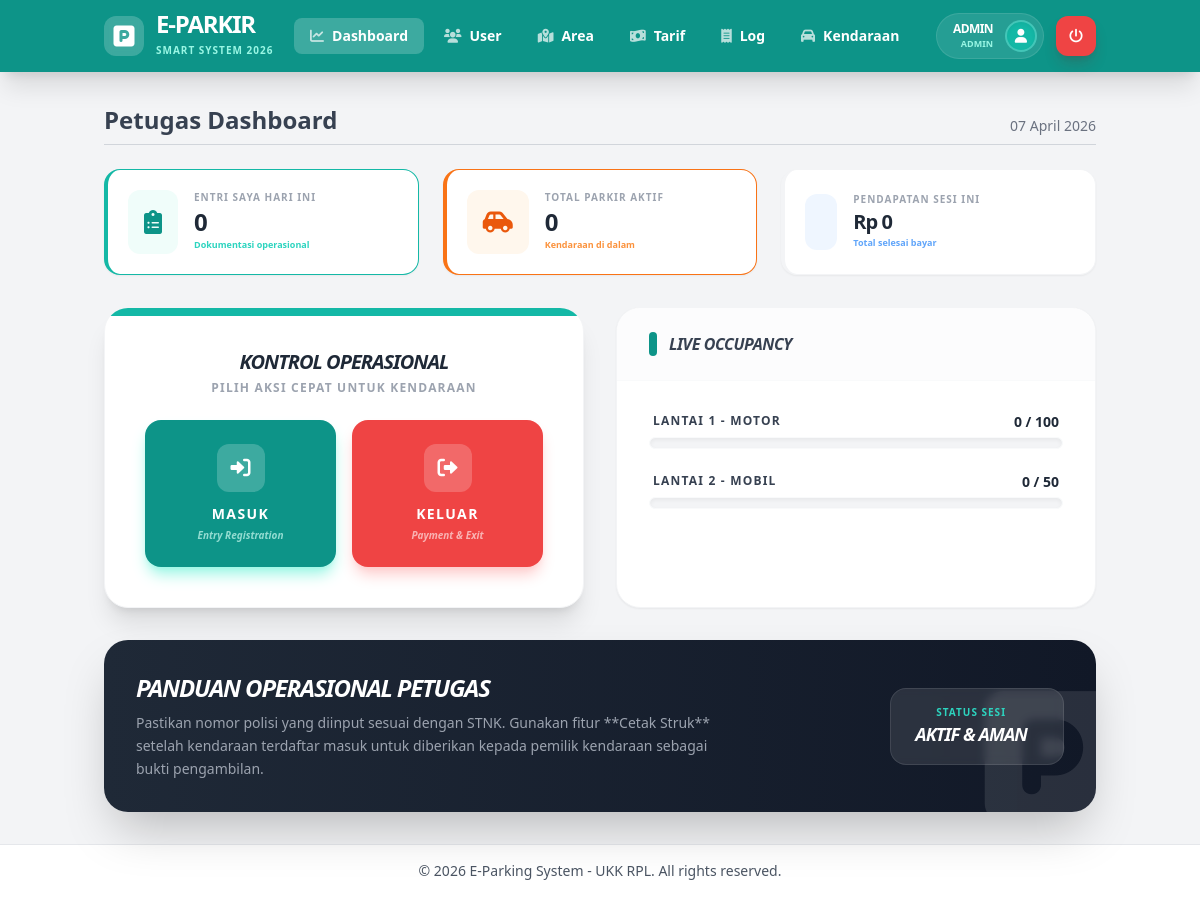
Page /pages/petugas/dashboard.php (signed in) on the earlier database version.
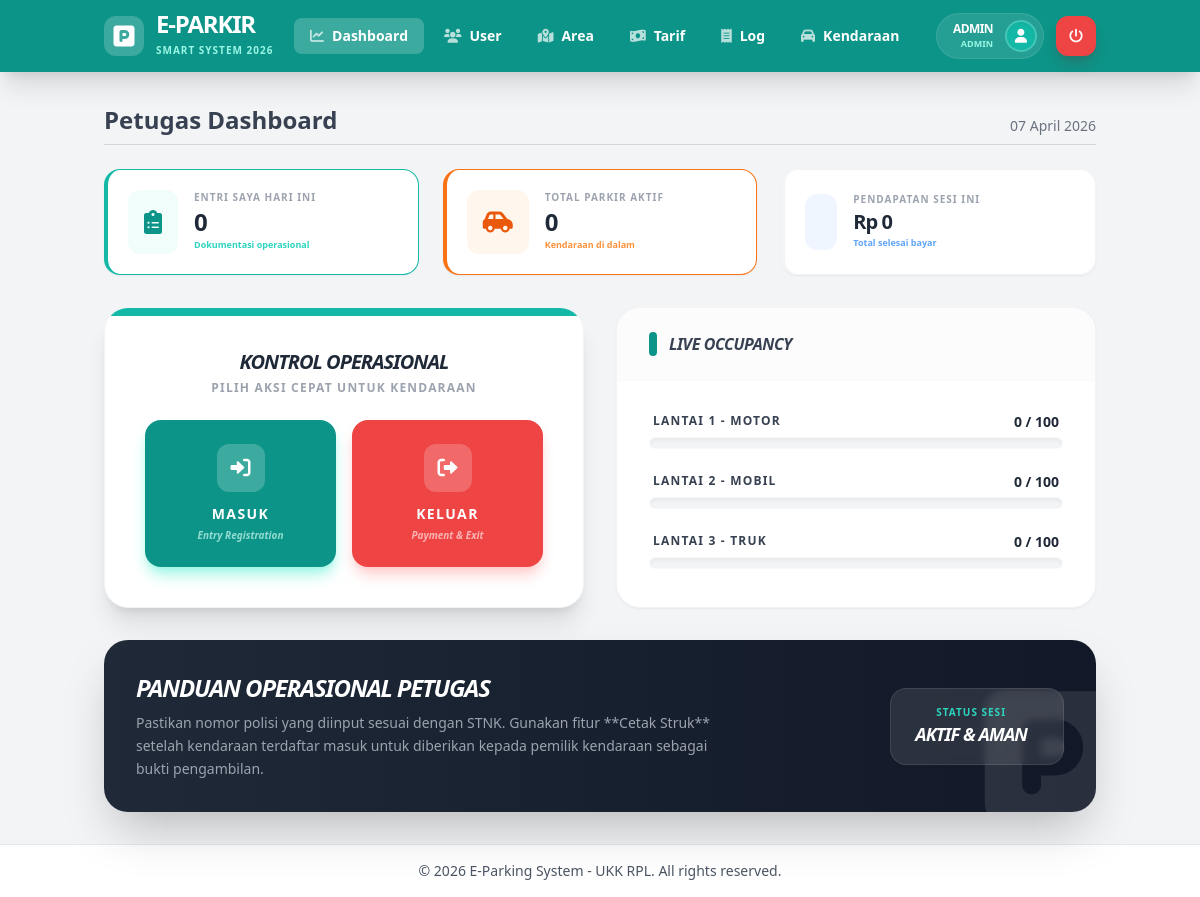
Same page on the later database version.
### tables this page shows
CREATE TABLE IF NOT EXISTS area_parkir (
    id_area INT AUTO_INCREMENT PRIMARY KEY,
    nama_area VARCHAR(50) NOT NULL,
    kapasitas INT NOT NULL,
    terisi INT DEFAULT 0
);

### pages/petugas/dashboard.php (the view, shortened to what the changed rows need)
<?php
require_once __DIR__ . '/../../config/db.php';
include __DIR__ . '/../../includes/header.php';
?>
<div class="grid grid-cols-1 lg:grid-cols-2 gap-8 mb-8">
    <div class="bg-white rounded-3xl shadow-sm border border-gray-100 overflow-hidden flex flex-col">
        <div class="p-8 space-y-6">
            <?php
            $q_areas = mysqli_query($conn, "SELECT * FROM area_parkir");
            while($area = mysqli_fetch_assoc($q_areas)):
            ?>
            <div>
                <div class="flex justify-between items-end mb-2 px-1">
                    <div>
                        <span class="block text-xs font-black text-gray-700 uppercase tracking-widest"><?php echo $area['nama_area']; ?></span>
                    </div>
                    <div class="text-right flex items-center justify-end h-full">
                        <span class="block text-sm font-black text-gray-800 leading-none"><?php echo $area['terisi']; ?> / <?php echo $area['kapasitas']; ?></span>
                    </div>
                </div>
                <div class="w-full h-3 bg-gray-100 rounded-full overflow-hidden shadow-inner border border-gray-50">
                </div>
            </div>
            <?php endwhile; ?>
        </div>
    </div>
</div>
<div class="bg-gradient-to-r from-gray-800 to-gray-900 rounded-3xl p-8 text-white relative overflow-hidden shadow-2xl">
    <div class="relative z-10 flex flex-col md:flex-row items-center justify-between gap-6">
        <div>
            <h2 class="text-2xl font-black italic tracking-tighter mb-2">PANDUAN OPERASIONAL PETUGAS</h2>
        </div>
    </div>
</div>
<?php include __DIR__ . '/../../includes/footer.php'; ?>

Differences in the rows shown:
changed area_parkir "LANTAI 2 - MOBIL": kapasitas "50" → "100"
added area_parkir: nama_area "LANTAI 3 - TRUK", terisi "0", kapasitas "100"
